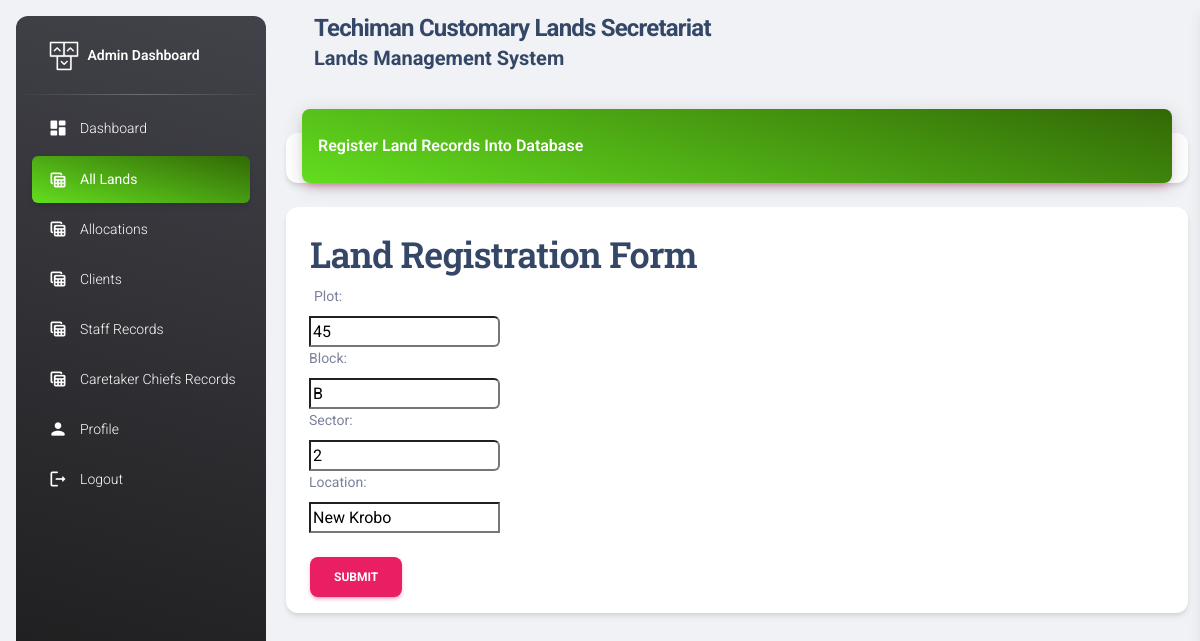
Before: /dashboard/land_records/edit_land/1 (signed in) with the older database file.
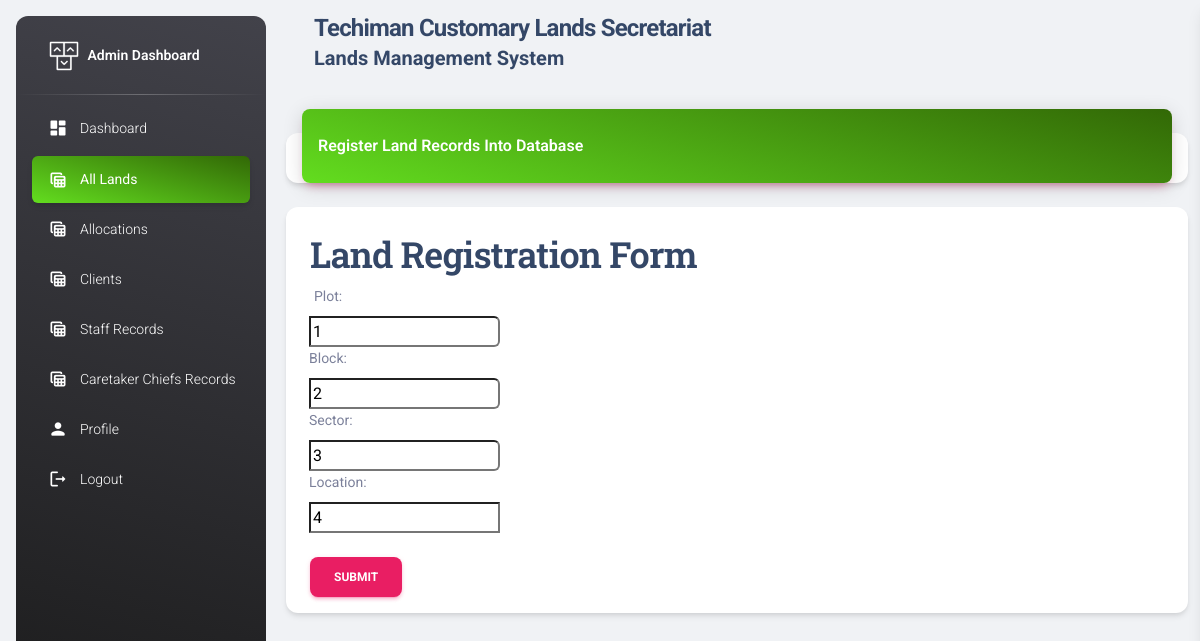
After: the same page with the newer database file.
### lands/models.py (models this page shows, shortened)
class Land (models.Model):
    plot= models.CharField(max_length=255)
    block= models.CharField(max_length=255)
    sector= models.CharField(max_length=255)
    location= models.CharField(max_length=255)
    uniqueLandId = models.CharField( max_length=255, unique=True)

### staff/views.py (the view)
# urls.py: path('dashboard/land_records/edit_land/<int:id>', admin_edit_land, name="admin_edit_land"),
@login_required
def admin_edit_land(request, id):
    land = get_object_or_404(Land, pk=id)
    username = request.user.username
    no_record_check = 0
    if request.method == "POST":
        landform = LandForm(data=request.POST, files=request.FILES, instance=land)
        if landform.is_valid:
            landinfo = landform.save(commit=False)
            landinfo.uniqueLandId = landinfo.plot + landinfo.block + landinfo.sector
            try:
                landinfo.save()
                messages.success(request, '--------------------------------------------------------------------------------✅Land Successfully Registered...............')
                no_record_check = 0
            except:
                print("..................saving was succeful...............")
                messages.error(request, '------------------------------------------------------------------------------⚠️--Error: Land Already Registered')
                no_record_check = 1
            return redirect(admin_land_records)
        else:
            print("........Error form not vilid.......")
    else:
        landform = LandForm( instance=land)
        print("nothing came out")
    active= "active bg-gradient-primary"
    context = {
       "landform":landform,
        "username":username,
        "active2":active,
        "no_record_check":no_record_check,
    }
    return render(request, "online/add_landrecords.html", context )

### lands/forms.py (shortened to what this page needs)
class LandForm(ModelForm):
    class Meta:
        model = Land
        fields = ("plot","block", "sector", "location")
    def __init__(self, *args, **kwargs):
        super().__init__(*args, **kwargs)
        self.fields["plot" ].widget.attrs.update({'class' :('input--style-4'),})
        self.fields["block" ].widget.attrs.update({'class' :('input--style-4'),})
        self.fields["sector"].widget.attrs.update({'class' :('input--style-4'),})
        self.fields["location"].widget.attrs.update({'class' :('input--style-4'),})

### templates/online/add_landrecords.html (shortened to what this page needs)
{% extends 'online/base2.html'%}
{% load static%}
{% block content %}
<body class="g-sidenav-show  bg-gray-200">
  {% include 'online/side_nav.html' %}
  <main class="main-content position-relative max-height-vh-100 h-100 border-radius-lg ">
    <nav class="navbar navbar-main navbar-expand-lg px-0 mx-4 shadow-none border-radius-xl" id="navbarBlur" data-scroll="true">
      <div class="container-fluid py-1 px-3">
        <nav aria-label="breadcrumb">
          <h4 class="font-weight-bolder mb-0">Techiman Customary Lands Secretariat </h4>
          <h5 class="font-weight-bolder mb-0">Lands Management System</h5>
        </nav>
      </div>
    </nav>
    <div class="container-fluid py-4">
      <div class="row">
        <div class="col-12">
          <div class="card my-4">
            <div class="card-header p-0 position-relative mt-n4 mx-3 z-index-2">
              <div class="bg-gradient-primary shadow-primary border-radius-lg pt-4 pb-3">
                <h6 class="text-white text-capitalize ps-3">Register Land Records into Database</h6>
              </div>
            </div>
          </div>
        </div>
      </div>
      <div class="page-wrapper bg-gra-02 p-t-130 p-b-100 font-poppins">
        <div class="wrapper wrapper--w680">
            <div class="card card-4">
                <div class="card-body">
                    <h2 class="title">Land Registration Form</h2>
                    <form method="POST"action="{% url 'admin_add_land' %}?next=/"  enctype="multipart/form-data">
                          <div class="row row-space">
                            <div class="col-2">
                                <div class="input-group">
                                    {{landform}}
                                </div>
                            </div>
                          </div>
                          </div>
                        <div class="p-t-15">
                            <button class="btn btn--radius-2 btn-primary mx-4" type="submit">Submit</button>
                        </div>
                </div>
            </div>
        </div>
    </div>
  </main>
</body>
{% endblock content %}

Changed rows visible on the page:
changed Land: plot "45" → "1"; block "B" → "2"; sector "2" → "3"; location "New Krobo" → "4"
